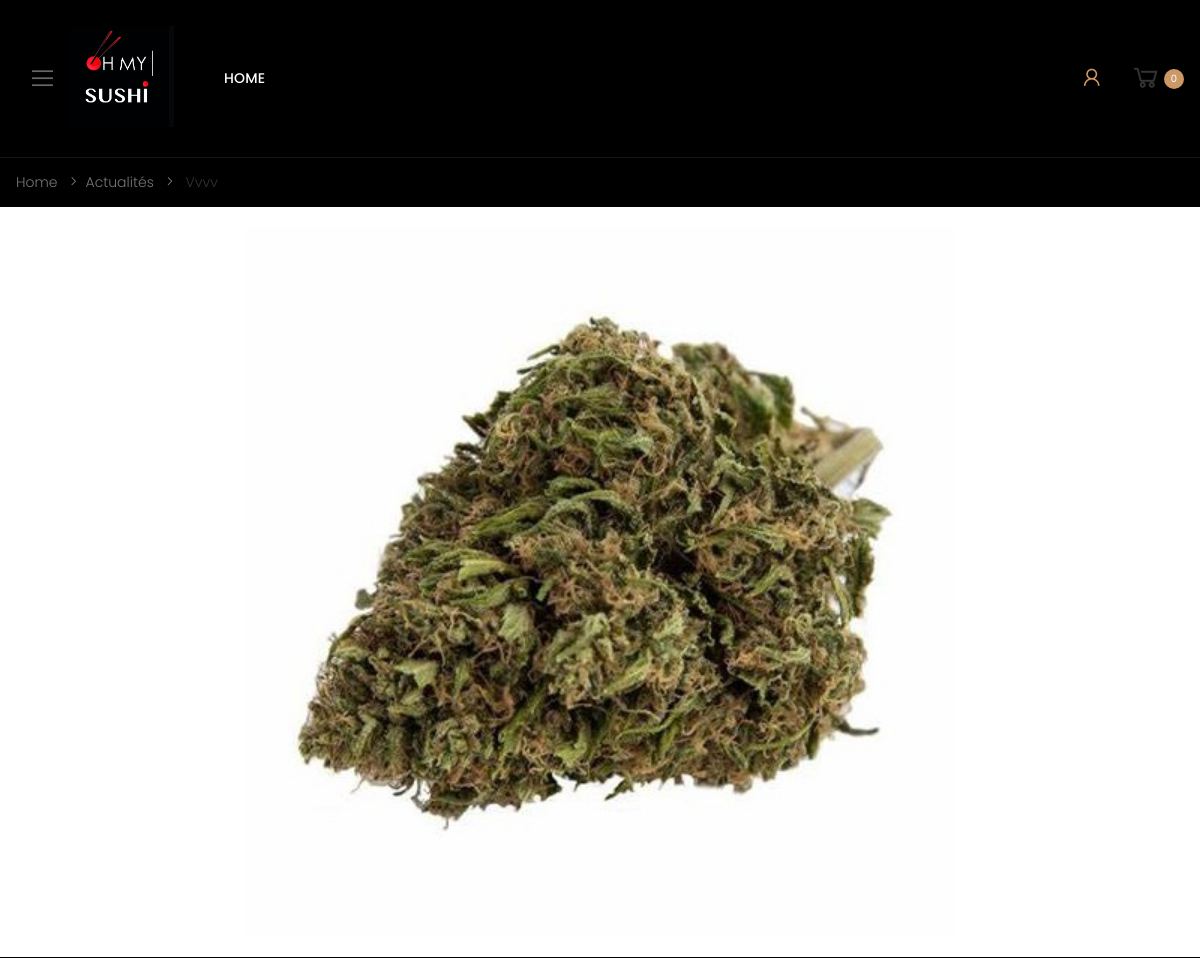
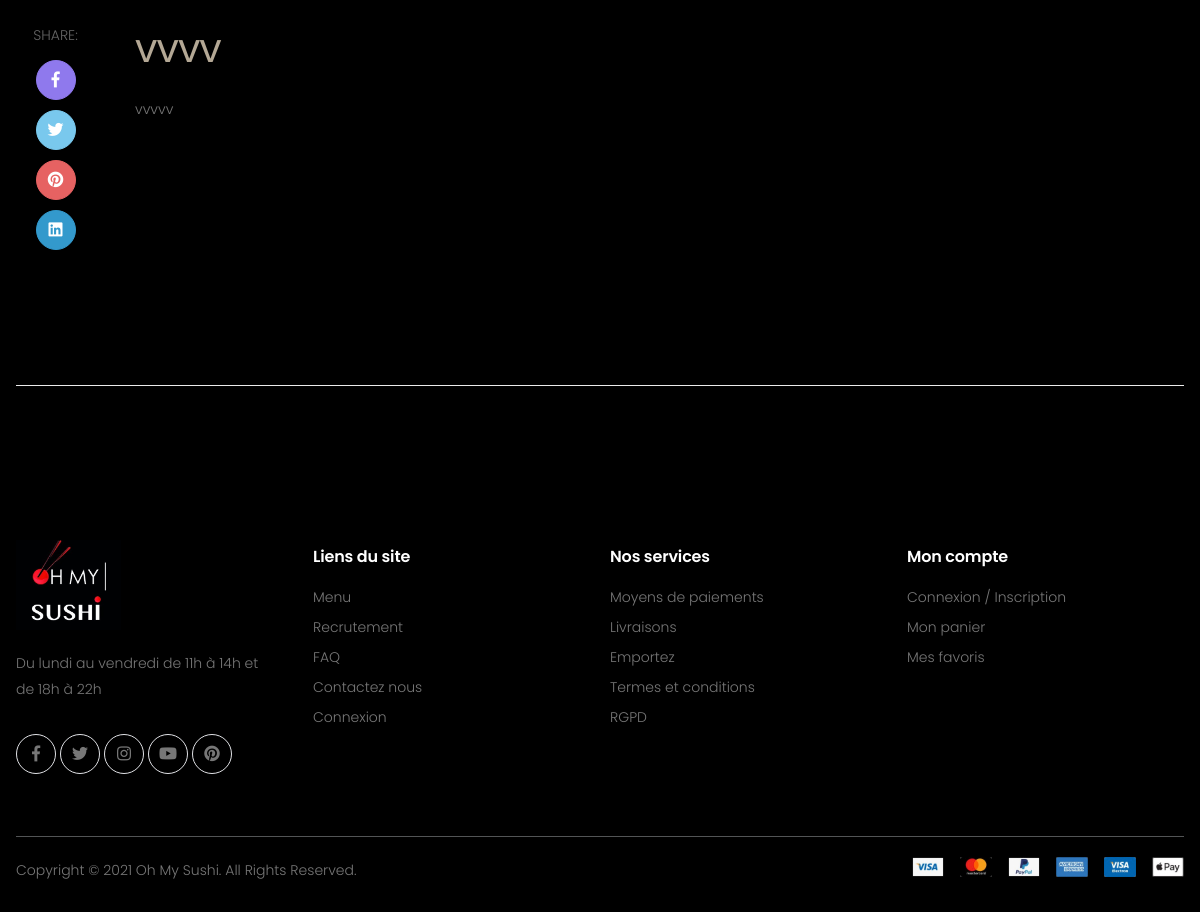
The app's page /actualite.php?id=6 with its own data (2 pictures, top to bottom).
### tables this page shows
CREATE TABLE IF NOT EXISTS `actualites` (
  `id` int(11) NOT NULL AUTO_INCREMENT,
  `name` varchar(250) NOT NULL,
  `description` text NOT NULL,
  `image` varchar(250) DEFAULT NULL,
  `id_category` int(11) DEFAULT NULL,
  PRIMARY KEY (`id`),
  KEY `id_category` (`id_category`)
);

### assets/php/function.php (called while the page is built, shortened)
<?php
function viewActualite($id)
{
    global $bdd;
    $req = $bdd->prepare("SELECT * FROM actualites WHERE id = ?");
    $req->execute([$id]);
    $actualite = $req->fetch();
    return $actualite;
}

### actualite.php (the view, shortened to what this page needs)
<?php
require('./assets/php/co_bdd.php');
require('./assets/php/function.php');
if (!empty($_GET['id'])) {
    $actualite = viewActualite($_GET['id']);
} else {
    header('location:  actualites.php');
}
if ($actualite) {
?>
    <?php require('./assets/componants/header.php');  ?>
    <body>
        <div class="page-wrapper">
            <?php require('./assets/componants/barreMenu.php');  ?>
            <main class="main">
                <nav aria-label="breadcrumb" class="breadcrumb-nav border-0 mb-0">
                    <div class="container">
                        <ol class="breadcrumb">
                            <li class="breadcrumb-item"><a href="index.php">Home</a></li>
                            <li class="breadcrumb-item"><a href="actualites.php">Actualités</a></li>
                            <li class="breadcrumb-item active" aria-current="page"> <?= htmlspecialchars($actualite['name']) ?> </li>
                        </ol>
                    </div>
                </nav>
                <div class="page-content">
                    <figure class="entry-media">
                        <img class="imagetopactualite" src="./sysadmin/html/assets/uploads/<?= htmlspecialchars($actualite['image']) ?> " alt="image desc">
                    </figure>
                    <div class="container">
                        <article class="entry single-entry entry-fullwidth">
                            <div class="row">
                                <div class="col-lg-11">
                                    <div class="entry-body">
                                        <h2 class="entry-title entry-title-big couleurJaune">
                                            <?= htmlspecialchars($actualite['name']) ?>
                                        </h2>
                                        <div class="entry-content editor-content ">
                                            <p class="couleurBlanche"> <?= $actualite['description'] ?> </p>
                                        </div>
                                    </div>
                                </div>
                                <div class="col-lg-1 order-lg-first mb-2 mb-lg-0">
                                    <div class="sticky-content">
                                        <div class="social-icons social-icons-colored social-icons-vertical">
                                            <span class="social-label">SHARE:</span>
                                            <a href=" https://www.facebook.com/sharer/sharer.php?u={www.google.fr}" class="social-icon social-facebook" title="Facebook" target="_blank"><i class="icon-facebook-f"></i></a>
                                            <a href="https://twitter.com/intent/tweet/?url={url}&text={text}&via={via}" class="social-icon social-twitter" title="Twitter" target="_blank"><i class="icon-twitter"></i></a>
                                            <a href="https://pinterest.com/pin/create/button/?url={url}&media={media}&description={description}" class="social-icon social-pinterest" title="Pinterest" target="_blank"><i class="icon-pinterest"></i></a>
                                            <a href="#" class="social-icon social-linkedin" title="Linkedin" target="_blank"><i class="icon-linkedin"></i></a>
                                        </div>
                                    </div>
                                </div>
                            </div>
                        </article>
                        <div class="related-posts">
                                </div>
                        </div>
                    </div>
                </div>
            <?php require('./assets/componants/footer.php');  ?>
    </body>
<?php
} else {
    header('location: 404.php');
}
?>
</html>

### assets/css/style3.css (style rules this page uses)
.couleurJaune { color: #b4a895 !important; }
.couleurBlanche { color: white !important; }

### actualite.php (style rules this page uses)
.imagetopactualite { max-height: 750px; object-fit: cover; object-position: center; }

### records on screen
actualites: name "Vvvv", image (picture), name "vvvv", description "vvvvv"

### other values on screen
$panier->count() "0"
